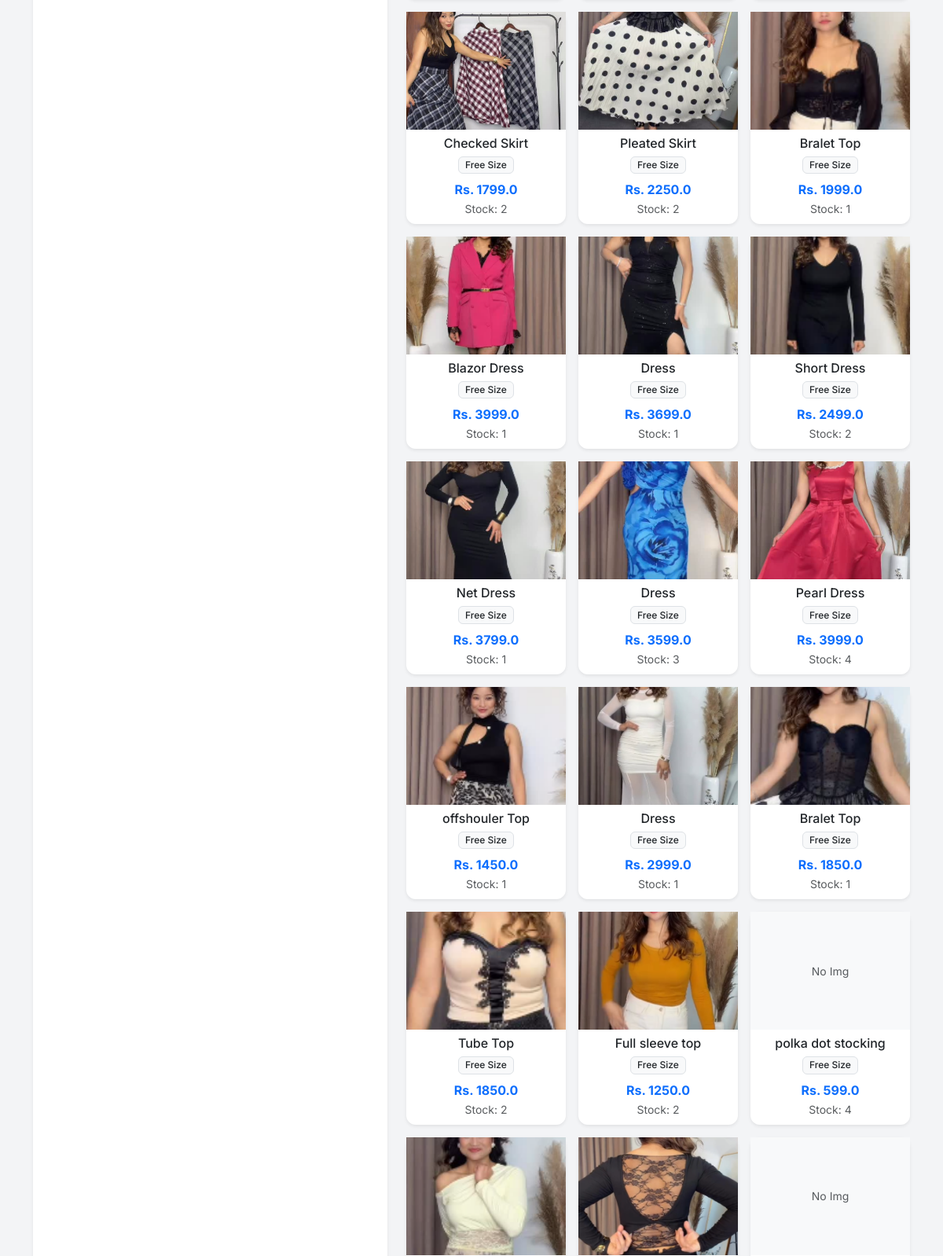
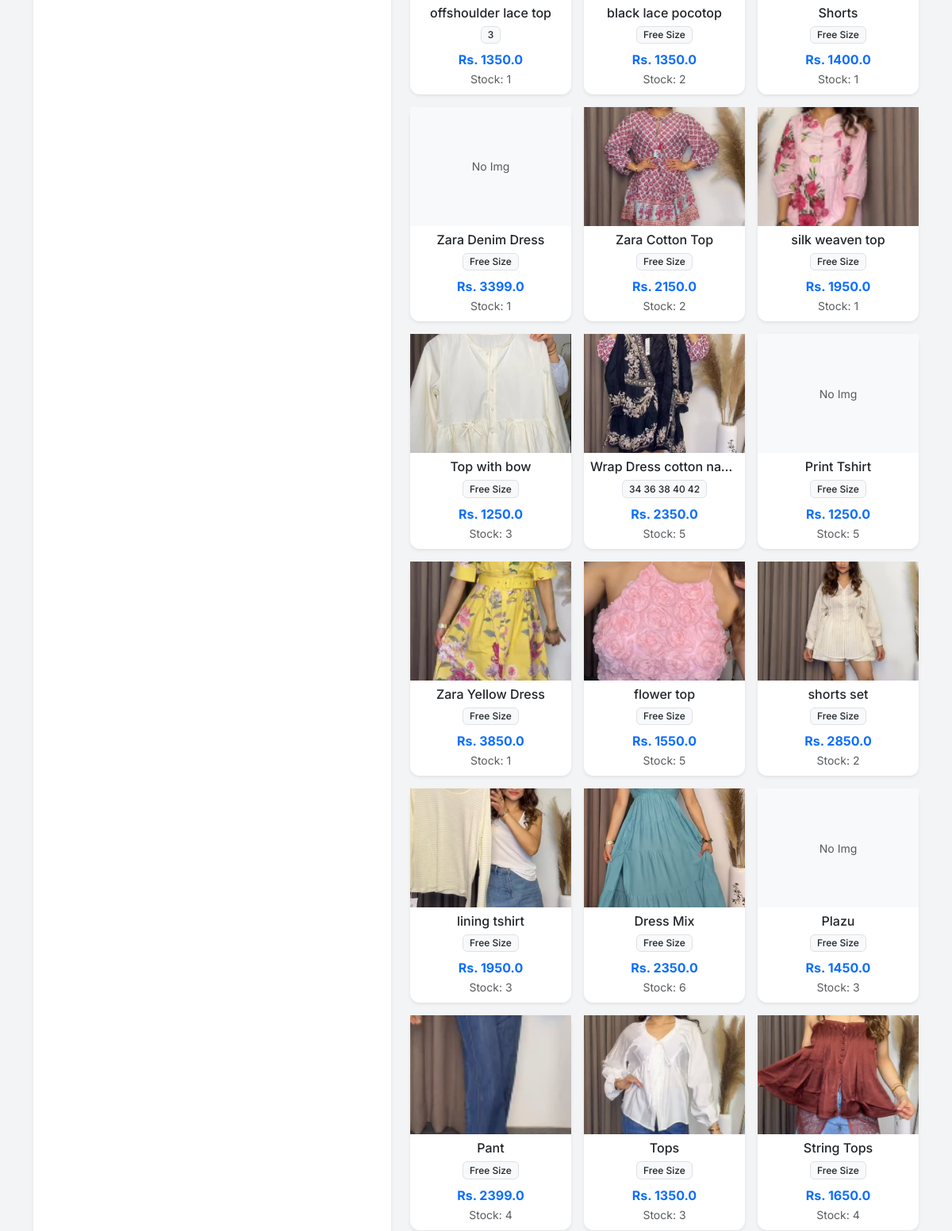
The app's page /new_order (middle part), older data (2 pictures, top to bottom).
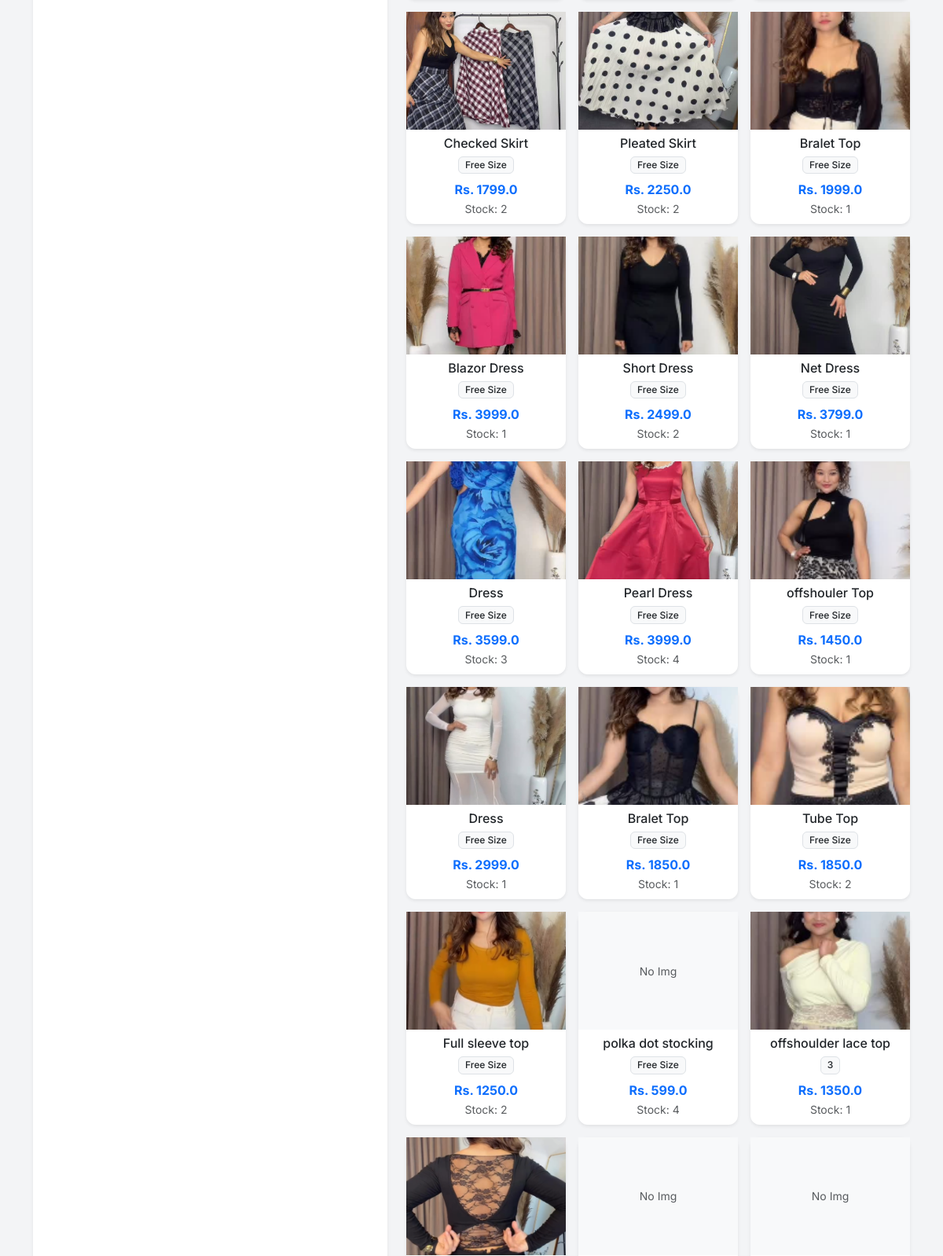
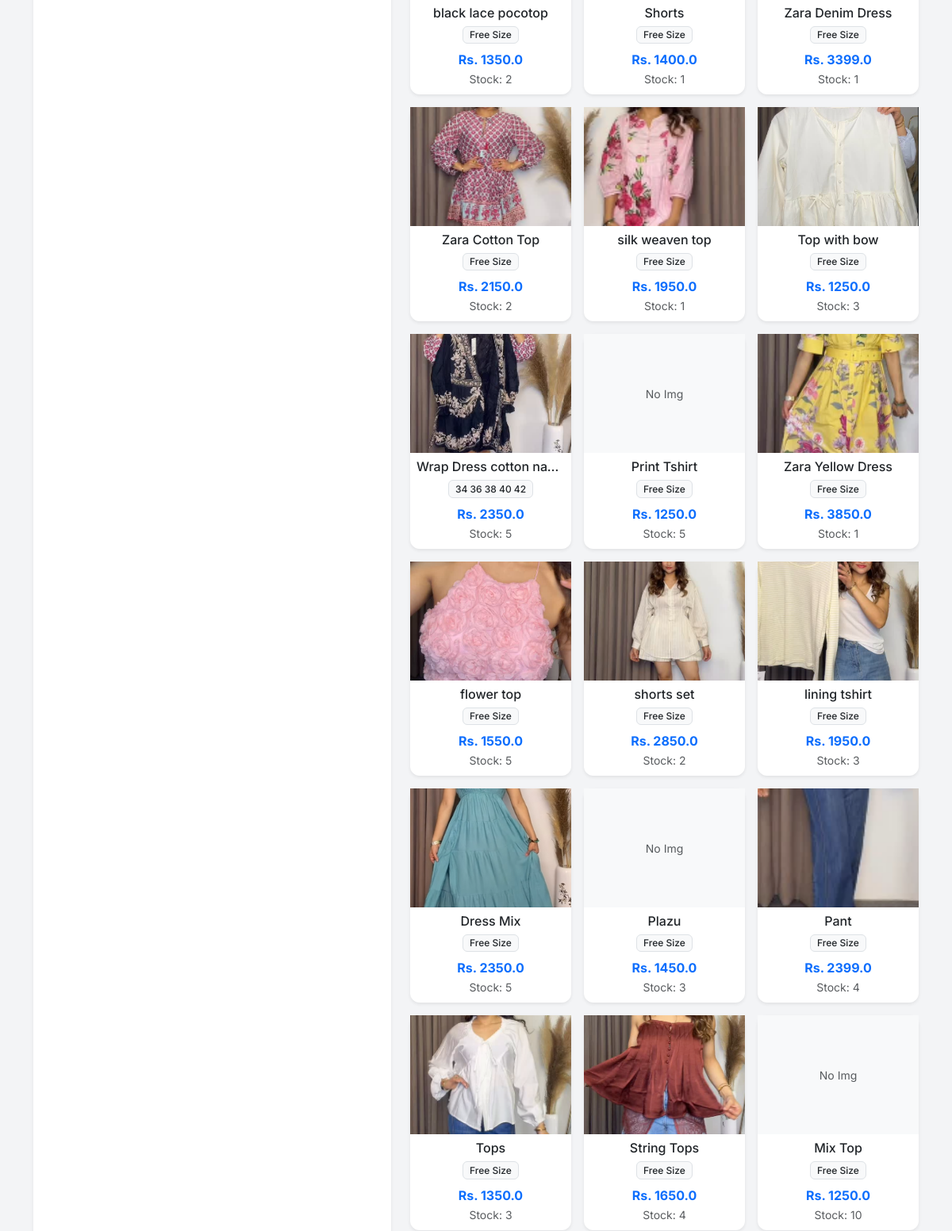
The same page, newer data (2 pictures, top to bottom).
### app.py (models this page shows)
class Product(db.Model):
    id = db.Column(db.Integer, primary_key=True)
    sku = db.Column(db.String(50), unique=True, nullable=True)
    name = db.Column(db.String(100), nullable=False)
    size = db.Column(db.String(10), nullable=False)
    cost_price = db.Column(db.Float, default=0.0)
    price = db.Column(db.Float, nullable=False)
    stock = db.Column(db.Integer, default=0)
    image = db.Column(db.String(100), nullable=True)

### app.py (the view)
@app.route('/new_order')
def new_order():
    products = Product.query.filter(Product.stock > 0).all()
    return render_template('new_order.html', products=products)

### templates/new_order.html (shortened to what this page needs)
{% extends "layout.html" %}
{% block content %}
<div class="row h-100">
    <div class="col-md-5">
        <div class="card shadow-sm h-100">
            <div class="card-body d-flex flex-column">
            </div>
        </div>
    </div>
    <div class="col-md-7">
        <div class="row row-cols-1 row-cols-md-3 g-3" id="productGrid" style="max-height: 80vh; overflow-y: auto;">
            {% for p in products %}
            <div class="col product-card-col" data-name="{{ p.name.lower() }} {{ p.sku.lower() if p.sku else '' }}">
                <div class="card h-100 shadow-sm border-0" onclick="addToCart({{ p.id }}, '{{ p.name }}', '{{ p.size }}', {{ p.price }}, {{ p.stock }})" style="cursor: pointer;">
                    <div style="height: 150px; overflow: hidden; background-color: #f8f9fa;" class="d-flex align-items-center justify-content-center">
                        {% if p.image %}
                        <img src="{{ url_for('static', filename='uploads/' + p.image) }}" style="width: 100%; height: 100%; object-fit: cover;">
                        {% else %}
                        <span class="text-muted small">No Img</span>
                        {% endif %}
                    </div>
                    <div class="card-body p-2 text-center">
                        <h6 class="card-title mb-1 text-truncate">{{ p.name }}</h6>
                        <span class="badge bg-light text-dark border">{{ p.size }}</span>
                        <div class="mt-2 text-primary fw-bold">Rs. {{ p.price }}</div>
                        <small class="text-muted">Stock: {{ p.stock }}</small>
                    </div>
                </div>
            </div>
            {% endfor %}
        </div>
    </div>
</div>
{% endblock %}

Row changes from the older to the newer data that the page shows:
no longer on this page (row edited): Product: image (picture), name "Dress", size "Free Size", price "3699.0", stock "1"
changed Product "Dress Mix": stock "6" → "5"
now on this page (row unchanged): Product: shows "No Img", name "Mix Top", size "Free Size", price "1250.0", stock "10"
